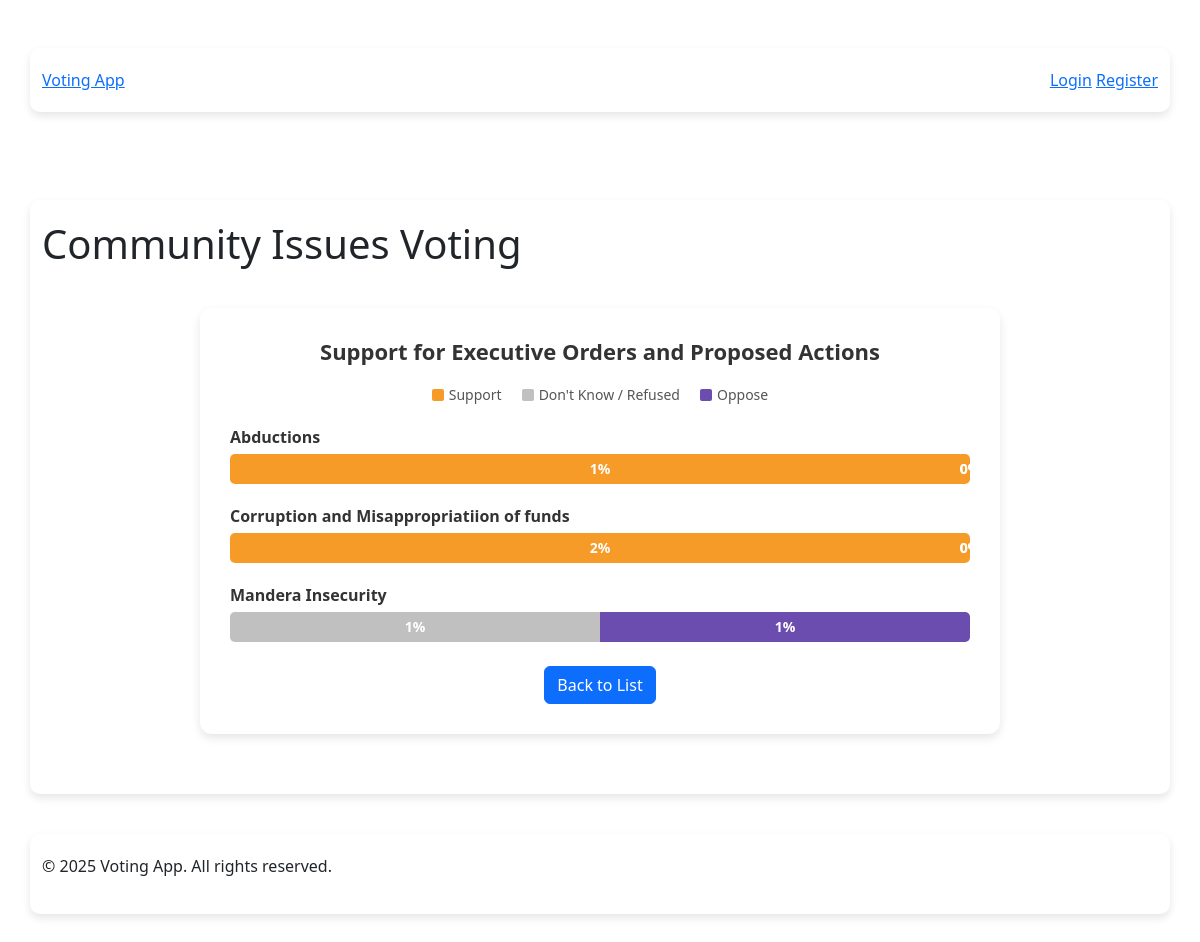
The app's page /results with its own data.
### app.py (models this page shows)
class Issue(db.Model):
    id = db.Column(db.Integer, primary_key=True)
    title = db.Column(db.String(100), nullable=False)
    description = db.Column(db.Text)
    votes = db.Column(db.Integer, default=0)
    category_id = db.Column(db.Integer, db.ForeignKey('category.id'))
    category = db.relationship('Category', backref='issues')
    created_at = db.Column(db.DateTime, default=datetime.utcnow)
    updated_at = db.Column(db.DateTime, default=datetime.utcnow, onupdate=datetime.utcnow)

### app.py (the view)
@app.route('/results')
def results():
    results_data = db.session.query(
        Issue.title,
        db.func.count(UserVote.id).filter(UserVote.vote_type == "agree").label("agree"),
        db.func.count(UserVote.id).filter(UserVote.vote_type == "not_sure").label("not_sure"),
        db.func.count(UserVote.id).filter(UserVote.vote_type == "disagree").label("disagree"),
        db.func.count(UserVote.id).label("total")
    ).join(UserVote).group_by(Issue.title).all()
    results = []
    for row in results_data:
        results.append({
            "issue": {"title": row.title},
            "agree": row.agree,
            "not_sure": row.not_sure,
            "disagree": row.disagree,
            "total": row.total
        })
    return render_template("results.html", results=results)

### app/templates/results.html (shortened to what this page needs)
{% extends "base.html" %}
{% block extra_head %}
  <link rel="stylesheet" href="{{ url_for('static', filename='results.css') }}">
  <link href="https://cdn.jsdelivr.net/npm/bootstrap@5.3.0-alpha1/dist/css/bootstrap.min.css" rel="stylesheet">
{% endblock %}
{% block content %}
<section class="results-container">
  <header class="text-center">
    <h2 class="title">Support for Executive Orders and Proposed Actions</h2>
    <div class="legend">
      <span class="legend-item"><span class="color-box support"></span> Support</span>
      <span class="legend-item"><span class="color-box neutral"></span> Don't Know / Refused</span>
      <span class="legend-item"><span class="color-box oppose"></span> Oppose</span>
    </div>
  </header>
  <section class="results-list">
    {% for result in results %}
      <div class="result-item">
        <div class="issue-title">{{ result.issue.title }}</div>
        <div class="bar-chart">
          <div class="bar support" style="width: {{ (result.agree / result.total * 100) if result.total > 0 else 0 }}%">
            <span>{{ result.agree }}%</span>
          </div>
          <div class="bar neutral" style="width: {{ (result.not_sure / result.total * 100) if result.total > 0 else 0 }}%">
            <span>{{ result.not_sure }}%</span>
          </div>
          <div class="bar oppose" style="width: {{ (result.disagree / result.total * 100) if result.total > 0 else 0 }}%">
            <span>{{ result.disagree }}%</span>
          </div>
        </div>
      </div>
    {% endfor %}
  </section>
  <footer class="text-center mt-4">
    <a href="{{ url_for('index') }}" class="btn btn-primary">Back to List</a>
  </footer>
</section>
{% endblock %}

### static/base.css (style rules this page uses)
body { font-family: 'Poppins', sans-serif; margin: 0; padding: 0; background-color: #f4f4f9; color: #333; }

### static/results.css (style rules this page uses)
body { background-color: #f8f9fa; font-family: 'Arial', sans-serif; }
.results-container { max-width: 800px; margin: 40px auto; background: white; padding: 30px; border-radius: 12px; box-shadow: 0 4px 10px rgba(0, 0, 0, 0.1); }
.title { text-align: center; color: #333; font-size: 22px; font-weight: bold; margin-bottom: 20px; }
.legend { display: flex; justify-content: center; gap: 20px; font-size: 14px; color: #555; margin-bottom: 20px; }
.legend-item { display: flex; align-items: center; gap: 5px; }
.color-box { width: 12px; height: 12px; border-radius: 2px; display: inline-block; }
.support { background-color: #f79b28; }
.neutral { background-color: #c0c0c0; }
.oppose { background-color: #6b4caf; }
.result-item { margin-bottom: 20px; }
.issue-title { font-size: 16px; font-weight: bold; color: #333; margin-bottom: 5px; }
.bar-chart { display: flex; height: 30px; border-radius: 5px; overflow: hidden; background: #eee; position: relative; }
.bar { height: 100%; text-align: center; color: white; font-size: 14px; font-weight: bold; line-height: 30px; display: flex; align-items: center; justify-content: center; }
.bar span { padding: 0 5px; font-size: 14px; }
.btn-primary { background-color: #007bff; padding: 12px 20px; font-size: 16px; border-radius: 5px; text-decoration: none; color: white; }

### records on screen
Issue: issue "Corruption and Misappropriatiion of funds", {{ (result.agree / result.total * 100) if result.total > 0 else 0 }} 100.0 (drawn), agree "2", not_sure "0", disagree "0"
Issue: issue "Mandera Insecurity", {{ (result.not_sure / result.total * 100) if result.total > 0 else 0 }} 50.0 (drawn), not_sure "1", {{ (result.disagree / result.total * 100) if result.total > 0 else 0 }} 50.0 (drawn), disagree "1"

### other values on screen
{{ result.issue.title }} "Abductions"
{{ result.agree }} "1"
{{ result.not_sure }} "0"
{{ result.disagree }} "0"
{{ current_year if current_year is defined else "2025" }} "2025"
